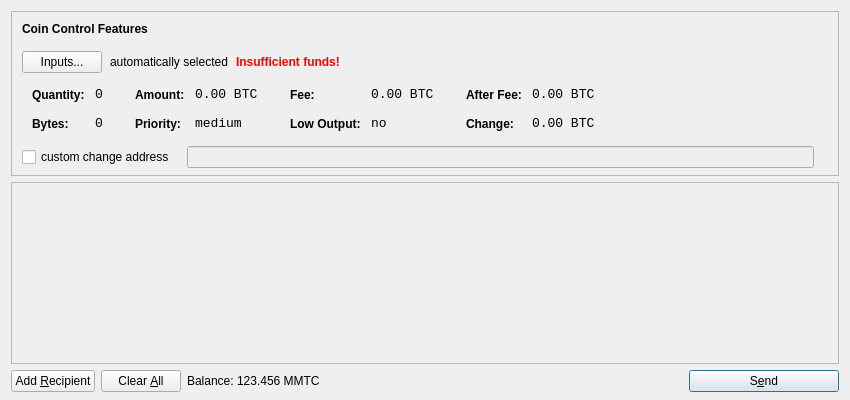
<?xml version="1.0" encoding="UTF-8"?>
<ui version="4.0">
 <class>SendCoinsDialog</class>
 <widget class="QDialog" name="SendCoinsDialog">
  <property name="geometry">
   <rect>
    <x>0</x>
    <y>0</y>
    <width>850</width>
    <height>400</height>
   </rect>
  </property>
  <property name="windowTitle">
   <string>Send Coins</string>
  </property>
  <layout class="QVBoxLayout" name="verticalLayout" stretch="0,1,0">
   <property name="bottomMargin">
    <number>8</number>
   </property>
   <item>
    <widget class="QFrame" name="frameCoinControl">
     <property name="sizePolicy">
      <sizepolicy hsizetype="Expanding" vsizetype="Expanding">
       <horstretch>0</horstretch>
       <verstretch>0</verstretch>
      </sizepolicy>
     </property>
     <property name="maximumSize">
      <size>
       <width>16777215</width>
       <height>16777215</height>
      </size>
     </property>
     <property name="frameShape">
      <enum>QFrame::StyledPanel</enum>
     </property>
     <property name="frameShadow">
      <enum>QFrame::Sunken</enum>
     </property>
     <layout class="QVBoxLayout" name="verticalLayoutCoinControl2">
      <property name="spacing">
       <number>-1</number>
      </property>
      <property name="leftMargin">
       <number>0</number>
      </property>
      <property name="topMargin">
       <number>0</number>
      </property>
      <property name="rightMargin">
       <number>0</number>
      </property>
      <property name="bottomMargin">
       <number>6</number>
      </property>
      <item>
       <layout class="QVBoxLayout" name="verticalLayoutCoinControl" stretch="0,0,0,0,1">
        <property name="spacing">
         <number>0</number>
        </property>
        <property name="leftMargin">
         <number>10</number>
        </property>
        <property name="topMargin">
         <number>10</number>
        </property>
        <item>
         <layout class="QHBoxLayout" name="horizontalLayoutCoinControl1">
          <property name="bottomMargin">
           <number>15</number>
          </property>
          <item>
           <widget class="QLabel" name="labelCoinControlFeatures">
            <property name="sizePolicy">
             <sizepolicy hsizetype="Preferred" vsizetype="Maximum">
              <horstretch>0</horstretch>
              <verstretch>0</verstretch>
             </sizepolicy>
            </property>
            <property name="font">
             <font>
              <weight>75</weight>
              <bold>true</bold>
             </font>
            </property>
            <property name="styleSheet">
             <string notr="true">font-weight:bold;</string>
            </property>
            <property name="text">
             <string>Coin Control Features</string>
            </property>
           </widget>
          </item>
         </layout>
        </item>
        <item>
         <layout class="QHBoxLayout" name="horizontalLayoutCoinControl2" stretch="0,0,0,0">
          <property name="spacing">
           <number>8</number>
          </property>
          <property name="bottomMargin">
           <number>10</number>
          </property>
          <item>
           <widget class="QPushButton" name="pushButtonCoinControl">
            <property name="styleSheet">
             <string notr="true"/>
            </property>
            <property name="text">
             <string>Inputs...</string>
            </property>
           </widget>
          </item>
          <item>
           <widget class="QLabel" name="labelCoinControlAutomaticallySelected">
            <property name="text">
             <string>automatically selected</string>
            </property>
            <property name="margin">
             <number>5</number>
            </property>
           </widget>
          </item>
          <item>
           <widget class="QLabel" name="labelCoinControlInsuffFunds">
            <property name="font">
             <font>
              <weight>75</weight>
              <bold>true</bold>
             </font>
            </property>
            <property name="styleSheet">
             <string notr="true">color:red;font-weight:bold;</string>
            </property>
            <property name="text">
             <string>Insufficient funds!</string>
            </property>
            <property name="margin">
             <number>5</number>
            </property>
           </widget>
          </item>
          <item>
           <spacer name="horizontalSpacerCoinControl">
            <property name="orientation">
             <enum>Qt::Horizontal</enum>
            </property>
            <property name="sizeHint" stdset="0">
             <size>
              <width>40</width>
              <height>1</height>
             </size>
            </property>
           </spacer>
          </item>
         </layout>
        </item>
        <item>
         <widget class="QWidget" name="widgetCoinControl" native="true">
          <property name="sizePolicy">
           <sizepolicy hsizetype="Preferred" vsizetype="Preferred">
            <horstretch>0</horstretch>
            <verstretch>0</verstretch>
           </sizepolicy>
          </property>
          <property name="minimumSize">
           <size>
            <width>0</width>
            <height>0</height>
           </size>
          </property>
          <property name="styleSheet">
           <string notr="true"/>
          </property>
          <layout class="QHBoxLayout" name="horizontalLayoutCoinControl5">
           <property name="margin">
            <number>0</number>
           </property>
           <item>
            <layout class="QHBoxLayout" name="horizontalLayoutCoinControl3" stretch="0,0,0,1">
             <property name="spacing">
              <number>20</number>
             </property>
             <property name="topMargin">
              <number>0</number>
             </property>
             <property name="bottomMargin">
              <number>10</number>
             </property>
             <item>
              <layout class="QFormLayout" name="formLayoutCoinControl1">
               <property name="horizontalSpacing">
                <number>10</number>
               </property>
               <property name="verticalSpacing">
                <number>14</number>
               </property>
               <property name="leftMargin">
                <number>10</number>
               </property>
               <property name="topMargin">
                <number>4</number>
               </property>
               <property name="rightMargin">
                <number>6</number>
               </property>
               <item row="0" column="0">
                <widget class="QLabel" name="labelCoinControlQuantityText">
                 <property name="styleSheet">
                  <string notr="true">font-weight:bold;</string>
                 </property>
                 <property name="text">
                  <string>Quantity:</string>
                 </property>
                 <property name="margin">
                  <number>0</number>
                 </property>
                </widget>
               </item>
               <item row="0" column="1">
                <widget class="QLabel" name="labelCoinControlQuantity">
                 <property name="font">
                  <font>
                   <family>Monospace</family>
                   <pointsize>10</pointsize>
                  </font>
                 </property>
                 <property name="cursor">
                  <cursorShape>IBeamCursor</cursorShape>
                 </property>
                 <property name="contextMenuPolicy">
                  <enum>Qt::ActionsContextMenu</enum>
                 </property>
                 <property name="text">
                  <string notr="true">0</string>
                 </property>
                 <property name="margin">
                  <number>0</number>
                 </property>
                 <property name="textInteractionFlags">
                  <set>Qt::LinksAccessibleByMouse|Qt::TextSelectableByKeyboard|Qt::TextSelectableByMouse</set>
                 </property>
                </widget>
               </item>
               <item row="1" column="0">
                <widget class="QLabel" name="labelCoinControlBytesText">
                 <property name="styleSheet">
                  <string notr="true">font-weight:bold;</string>
                 </property>
                 <property name="text">
                  <string>Bytes:</string>
                 </property>
                </widget>
               </item>
               <item row="1" column="1">
                <widget class="QLabel" name="labelCoinControlBytes">
                 <property name="font">
                  <font>
                   <family>Monospace</family>
                   <pointsize>10</pointsize>
                  </font>
                 </property>
                 <property name="cursor">
                  <cursorShape>IBeamCursor</cursorShape>
                 </property>
                 <property name="contextMenuPolicy">
                  <enum>Qt::ActionsContextMenu</enum>
                 </property>
                 <property name="text">
                  <string notr="true">0</string>
                 </property>
                 <property name="textInteractionFlags">
                  <set>Qt::LinksAccessibleByMouse|Qt::TextSelectableByKeyboard|Qt::TextSelectableByMouse</set>
                 </property>
                </widget>
               </item>
              </layout>
             </item>
             <item>
              <layout class="QFormLayout" name="formLayoutCoinControl2">
               <property name="horizontalSpacing">
                <number>10</number>
               </property>
               <property name="verticalSpacing">
                <number>14</number>
               </property>
               <property name="leftMargin">
                <number>6</number>
               </property>
               <property name="topMargin">
                <number>4</number>
               </property>
               <property name="rightMargin">
                <number>6</number>
               </property>
               <item row="0" column="0">
                <widget class="QLabel" name="labelCoinControlAmountText">
                 <property name="styleSheet">
                  <string notr="true">font-weight:bold;</string>
                 </property>
                 <property name="text">
                  <string>Amount:</string>
                 </property>
                 <property name="margin">
                  <number>0</number>
                 </property>
                </widget>
               </item>
               <item row="0" column="1">
                <widget class="QLabel" name="labelCoinControlAmount">
                 <property name="font">
                  <font>
                   <family>Monospace</family>
                   <pointsize>10</pointsize>
                  </font>
                 </property>
                 <property name="cursor">
                  <cursorShape>IBeamCursor</cursorShape>
                 </property>
                 <property name="contextMenuPolicy">
                  <enum>Qt::ActionsContextMenu</enum>
                 </property>
                 <property name="text">
                  <string notr="true">0.00 BTC</string>
                 </property>
                 <property name="textInteractionFlags">
                  <set>Qt::LinksAccessibleByMouse|Qt::TextSelectableByKeyboard|Qt::TextSelectableByMouse</set>
                 </property>
                </widget>
               </item>
               <item row="1" column="0">
                <widget class="QLabel" name="labelCoinControlPriorityText">
                 <property name="styleSheet">
                  <string notr="true">font-weight:bold;</string>
                 </property>
                 <property name="text">
                  <string>Priority:</string>
                 </property>
                </widget>
               </item>
               <item row="1" column="1">
                <widget class="QLabel" name="labelCoinControlPriority">
                 <property name="font">
                  <font>
                   <family>Monospace</family>
                   <pointsize>10</pointsize>
                  </font>
                 </property>
                 <property name="cursor">
                  <cursorShape>IBeamCursor</cursorShape>
                 </property>
                 <property name="contextMenuPolicy">
                  <enum>Qt::ActionsContextMenu</enum>
                 </property>
                 <property name="text">
                  <string>medium</string>
                 </property>
                 <property name="textInteractionFlags">
                  <set>Qt::LinksAccessibleByMouse|Qt::TextSelectableByKeyboard|Qt::TextSelectableByMouse</set>
                 </property>
                </widget>
               </item>
              </layout>
             </item>
             <item>
              <layout class="QFormLayout" name="formLayoutCoinControl3">
               <property name="horizontalSpacing">
                <number>10</number>
               </property>
               <property name="verticalSpacing">
                <number>14</number>
               </property>
               <property name="leftMargin">
                <number>6</number>
               </property>
               <property name="topMargin">
                <number>4</number>
               </property>
               <property name="rightMargin">
                <number>6</number>
               </property>
               <item row="0" column="0">
                <widget class="QLabel" name="labelCoinControlFeeText">
                 <property name="styleSheet">
                  <string notr="true">font-weight:bold;</string>
                 </property>
                 <property name="text">
                  <string>Fee:</string>
                 </property>
                 <property name="margin">
                  <number>0</number>
                 </property>
                </widget>
               </item>
               <item row="0" column="1">
                <widget class="QLabel" name="labelCoinControlFee">
                 <property name="font">
                  <font>
                   <family>Monospace</family>
                   <pointsize>10</pointsize>
                  </font>
                 </property>
                 <property name="cursor">
                  <cursorShape>IBeamCursor</cursorShape>
                 </property>
                 <property name="contextMenuPolicy">
                  <enum>Qt::ActionsContextMenu</enum>
                 </property>
                 <property name="text">
                  <string notr="true">0.00 BTC</string>
                 </property>
                 <property name="textInteractionFlags">
                  <set>Qt::LinksAccessibleByMouse|Qt::TextSelectableByKeyboard|Qt::TextSelectableByMouse</set>
                 </property>
                </widget>
               </item>
               <item row="1" column="0">
                <widget class="QLabel" name="labelCoinControlLowOutputText">
                 <property name="styleSheet">
                  <string notr="true">font-weight:bold;</string>
                 </property>
                 <property name="text">
                  <string>Low Output:</string>
                 </property>
                </widget>
               </item>
               <item row="1" column="1">
                <widget class="QLabel" name="labelCoinControlLowOutput">
                 <property name="font">
                  <font>
                   <family>Monospace</family>
                   <pointsize>10</pointsize>
                  </font>
                 </property>
                 <property name="cursor">
                  <cursorShape>IBeamCursor</cursorShape>
                 </property>
                 <property name="contextMenuPolicy">
                  <enum>Qt::ActionsContextMenu</enum>
                 </property>
                 <property name="text">
                  <string>no</string>
                 </property>
                 <property name="textInteractionFlags">
                  <set>Qt::LinksAccessibleByMouse|Qt::TextSelectableByKeyboard|Qt::TextSelectableByMouse</set>
                 </property>
                </widget>
               </item>
              </layout>
             </item>
             <item>
              <layout class="QFormLayout" name="formLayoutCoinControl4">
               <property name="horizontalSpacing">
                <number>10</number>
               </property>
               <property name="verticalSpacing">
                <number>14</number>
               </property>
               <property name="leftMargin">
                <number>6</number>
               </property>
               <property name="topMargin">
                <number>4</number>
               </property>
               <property name="rightMargin">
                <number>6</number>
               </property>
               <item row="0" column="0">
                <widget class="QLabel" name="labelCoinControlAfterFeeText">
                 <property name="styleSheet">
                  <string notr="true">font-weight:bold;</string>
                 </property>
                 <property name="text">
                  <string>After Fee:</string>
                 </property>
                 <property name="margin">
                  <number>0</number>
                 </property>
                </widget>
               </item>
               <item row="0" column="1">
                <widget class="QLabel" name="labelCoinControlAfterFee">
                 <property name="font">
                  <font>
                   <family>Monospace</family>
                   <pointsize>10</pointsize>
                  </font>
                 </property>
                 <property name="cursor">
                  <cursorShape>IBeamCursor</cursorShape>
                 </property>
                 <property name="contextMenuPolicy">
                  <enum>Qt::ActionsContextMenu</enum>
                 </property>
                 <property name="text">
                  <string notr="true">0.00 BTC</string>
                 </property>
                 <property name="textInteractionFlags">
                  <set>Qt::LinksAccessibleByMouse|Qt::TextSelectableByKeyboard|Qt::TextSelectableByMouse</set>
                 </property>
                </widget>
               </item>
               <item row="1" column="0">
                <widget class="QLabel" name="labelCoinControlChangeText">
                 <property name="styleSheet">
                  <string notr="true">font-weight:bold;</string>
                 </property>
                 <property name="text">
                  <string>Change:</string>
                 </property>
                </widget>
               </item>
               <item row="1" column="1">
                <widget class="QLabel" name="labelCoinControlChange">
                 <property name="font">
                  <font>
                   <family>Monospace</family>
                   <pointsize>10</pointsize>
                  </font>
                 </property>
                 <property name="cursor">
                  <cursorShape>IBeamCursor</cursorShape>
                 </property>
                 <property name="contextMenuPolicy">
                  <enum>Qt::ActionsContextMenu</enum>
                 </property>
                 <property name="text">
                  <string notr="true">0.00 BTC</string>
                 </property>
                 <property name="textInteractionFlags">
                  <set>Qt::LinksAccessibleByMouse|Qt::TextSelectableByKeyboard|Qt::TextSelectableByMouse</set>
                 </property>
                </widget>
               </item>
              </layout>
             </item>
            </layout>
           </item>
          </layout>
         </widget>
        </item>
        <item>
         <layout class="QHBoxLayout" name="horizontalLayoutCoinControl4" stretch="0,0,0">
          <property name="spacing">
           <number>12</number>
          </property>
          <property name="sizeConstraint">
           <enum>QLayout::SetDefaultConstraint</enum>
          </property>
          <property name="topMargin">
           <number>5</number>
          </property>
          <property name="rightMargin">
           <number>5</number>
          </property>
          <item>
           <widget class="QCheckBox" name="checkBoxCoinControlChange">
            <property name="text">
             <string>custom change address</string>
            </property>
           </widget>
          </item>
          <item>
           <widget class="QLineEdit" name="lineEditCoinControlChange">
            <property name="enabled">
             <bool>false</bool>
            </property>
            <property name="sizePolicy">
             <sizepolicy hsizetype="Expanding" vsizetype="Fixed">
              <horstretch>0</horstretch>
              <verstretch>0</verstretch>
             </sizepolicy>
            </property>
           </widget>
          </item>
          <item>
           <widget class="QLabel" name="labelCoinControlChangeLabel">
            <property name="sizePolicy">
             <sizepolicy hsizetype="Preferred" vsizetype="Expanding">
              <horstretch>0</horstretch>
              <verstretch>0</verstretch>
             </sizepolicy>
            </property>
            <property name="minimumSize">
             <size>
              <width>0</width>
              <height>0</height>
             </size>
            </property>
            <property name="text">
             <string/>
            </property>
            <property name="margin">
             <number>3</number>
            </property>
           </widget>
          </item>
         </layout>
        </item>
        <item>
         <spacer name="verticalSpacerCoinControl">
          <property name="orientation">
           <enum>Qt::Vertical</enum>
          </property>
          <property name="sizeHint" stdset="0">
           <size>
            <width>800</width>
            <height>1</height>
           </size>
          </property>
         </spacer>
        </item>
       </layout>
      </item>
     </layout>
    </widget>
   </item>
   <item>
    <widget class="QScrollArea" name="scrollArea">
     <property name="widgetResizable">
      <bool>true</bool>
     </property>
     <widget class="QWidget" name="scrollAreaWidgetContents">
      <property name="geometry">
       <rect>
        <x>0</x>
        <y>0</y>
        <width>830</width>
        <height>165</height>
       </rect>
      </property>
      <layout class="QVBoxLayout" name="verticalLayout_2">
       <property name="margin">
        <number>0</number>
       </property>
       <item>
        <layout class="QVBoxLayout" name="entries">
         <property name="spacing">
          <number>6</number>
         </property>
        </layout>
       </item>
       <item>
        <spacer name="verticalSpacer">
         <property name="orientation">
          <enum>Qt::Vertical</enum>
         </property>
         <property name="sizeHint" stdset="0">
          <size>
           <width>20</width>
           <height>40</height>
          </size>
         </property>
        </spacer>
       </item>
      </layout>
     </widget>
    </widget>
   </item>
   <item>
    <layout class="QHBoxLayout" name="horizontalLayout">
     <item>
      <widget class="QPushButton" name="addButton">
       <property name="toolTip">
        <string>Send to multiple recipients at once</string>
       </property>
       <property name="text">
        <string>Add &amp;Recipient</string>
       </property>
       <property name="icon">
        <iconset resource="../bitcoin.qrc">
         <normaloff>:/icons/add</normaloff>:/icons/add</iconset>
       </property>
       <property name="autoDefault">
        <bool>false</bool>
       </property>
      </widget>
     </item>
     <item>
      <widget class="QPushButton" name="clearButton">
       <property name="sizePolicy">
        <sizepolicy hsizetype="Minimum" vsizetype="Fixed">
         <horstretch>0</horstretch>
         <verstretch>0</verstretch>
        </sizepolicy>
       </property>
       <property name="toolTip">
        <string>Remove all transaction fields</string>
       </property>
       <property name="text">
        <string>Clear &amp;All</string>
       </property>
       <property name="icon">
        <iconset resource="../bitcoin.qrc">
         <normaloff>:/icons/remove</normaloff>:/icons/remove</iconset>
       </property>
       <property name="autoRepeatDelay">
        <number>300</number>
       </property>
       <property name="autoDefault">
        <bool>false</bool>
       </property>
      </widget>
     </item>
     <item>
      <layout class="QHBoxLayout" name="horizontalLayout_2">
       <property name="spacing">
        <number>3</number>
       </property>
       <item>
        <widget class="QLabel" name="label">
         <property name="text">
          <string>Balance:</string>
         </property>
        </widget>
       </item>
       <item>
        <widget class="QLabel" name="labelBalance">
         <property name="cursor">
          <cursorShape>IBeamCursor</cursorShape>
         </property>
         <property name="text">
          <string>123.456 MMTC</string>
         </property>
         <property name="textInteractionFlags">
          <set>Qt::LinksAccessibleByMouse|Qt::TextSelectableByKeyboard|Qt::TextSelectableByMouse</set>
         </property>
        </widget>
       </item>
      </layout>
     </item>
     <item>
      <spacer name="horizontalSpacer">
       <property name="orientation">
        <enum>Qt::Horizontal</enum>
       </property>
       <property name="sizeHint" stdset="0">
        <size>
         <width>40</width>
         <height>20</height>
        </size>
       </property>
      </spacer>
     </item>
     <item>
      <widget class="QPushButton" name="sendButton">
       <property name="minimumSize">
        <size>
         <width>150</width>
         <height>0</height>
        </size>
       </property>
       <property name="toolTip">
        <string>Confirm the send action</string>
       </property>
       <property name="text">
        <string>S&amp;end</string>
       </property>
       <property name="icon">
        <iconset resource="../bitcoin.qrc">
         <normaloff>:/icons/send</normaloff>:/icons/send</iconset>
       </property>
       <property name="default">
        <bool>true</bool>
       </property>
      </widget>
     </item>
    </layout>
   </item>
  </layout>
 </widget>
 <resources>
  <include location="../bitcoin.qrc"/>
 </resources>
 <connections/>
</ui>
